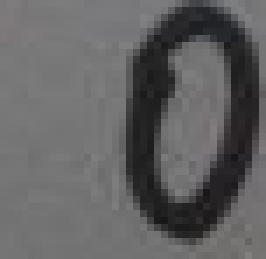
//> input picture img/0001.png, 38 x 37 px (shown 7 times larger)
$ ./main ../img/0001.png   (built with g++ and OpenCV 4)
//> lines starting //> are read from the running program, lines starting //| are printed output that depends on the picture; after the words box and inside, x2 and y2 are one past the last pixel; in counts of white or black regions, pixels touching at a corner belong together
/*
    TO RUN:
    cmake .
    make
    ./main args ...
*/

#include <iostream>
#include <vector>
#include <opencv2/highgui/highgui.hpp>
#include <opencv2/imgproc/imgproc.hpp>

#define SAVE_MID_IMG true
#define SHOW_MID_IMG false
#define DEBUG false


// cutSquare: returns a square used to strip the  boundery of image, according to cut rate.
// The sequence is stored in the specified memory storage.
void cutSquares(const cv::Mat& image, std::vector<std::vector<cv::Point> >& squares, double cutRate)
{
    std::vector<cv::Point> rect;

    double offset_x = cutRate * image.cols;
    double offset_y = cutRate * image.rows;
    double left =  offset_x;
    double right = image.cols - offset_x;
    double upper = offset_y;
    double lower = image.rows - offset_y;
    rect.push_back(cv::Point(  left, upper));
    rect.push_back(cv::Point(  right, upper));
    rect.push_back(cv::Point(  right, lower));
    rect.push_back(cv::Point(  left, lower));
    squares.push_back(rect);
}

// drawSquares: function draws all the green squares found in the image
void drawSquares( cv::Mat& image, const std::vector<std::vector<cv::Point> >& squares )
{
    for( size_t i = 0; i < squares.size(); i++ )
    {
        const cv::Point* p = &squares[i][0];
        int n = (int)squares[i].size();
        cv::polylines(image, &p, &n, 1, true, cv::Scalar(0,255,0), 2, CV_AA);
    }

    if (SHOW_MID_IMG) cv::imshow("drawSquares", image);
}

// drawSquares: function draws all the green squares found in the image
void drawPoints( cv::Mat& image, const std::vector<cv::Point> points, const int radius){
    for( size_t i = 0; i < points.size(); i++ )
    {
        cv::Point p =  points[i];
        int thickness = 1;
        int lineType=8;
        int shift=0;
        circle(image, p, radius, cv::Scalar(255,0,0), thickness,lineType, shift);
    }

    if (SHOW_MID_IMG) cv::imshow("drawPoints", image);
}

int main(int argc, char* argv[])
{
    // Load input image (colored, 3-channel)


    if(argc < 2){
        std::cout << "!CutEdge 去边工具：去除图像input_img_path的 cutRate\% 多余边，结果保存到指定目录save_img_path（请确保有目录存在）" << std::endl;
        std::cout << "!USAGE: ./main <input_img_path>  [save_img_path = output/result.tiff] [cutRate = 0.1]" << std::endl;
        return -1;
    }

    cv::string input_img_path = argv[1];
    double cutRate = 0.1;
    cv::string save_path = "output/result.tiff";


    if(argc>2){
        save_path = argv[2];
    }

    if(argc>3){
        double argv2 = atof(argv[3]);
        if (argv2 >0 && argv2 < 1){
            cutRate = argv2;
        }
    }


    cv::Mat input = cv::imread(input_img_path);
//> input is the input picture: 37 rows x 38 cols, CV_8UC3; mean B, G, R 98.2, 97.7, 98.1
    if (input.empty())
    {
        std::cout << "!!! failed imread(), check input img dir:" << input_img_path << std::endl;
        return -1;
    }

    if (DEBUG) std::cout << "* begin to cut image:" << input_img_path << " @w"<< input.cols <<"h" << input.rows <<" @cutRate:" << cutRate << std::endl;


    std::vector<std::vector<cv::Point> > squares;
    cutSquares(input, squares, cutRate);
//> in cutSquares, `squares.push_back(rect);`: squares = 1 contour; box (x1, y1, x2, y2) and area: (3, 3, 35, 34) 930

    // Draw all rectangular shapes found
    cv::Mat output = input.clone();
    drawSquares(output, squares);
//> the loop in drawSquares, `for( size_t i = 0; i < squares.size(); i++ )` made 1 pass
//> n on pass 1: 4
//> after the loop in drawSquares, `for( size_t i = 0; i < squares.size(); i++ )`:
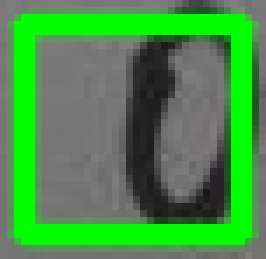
//> image: 37 rows x 38 cols, CV_8UC3 (shown 7 times larger); mean B, G, R 70.6, 145.6, 70.6
    if (SAVE_MID_IMG) cv::imwrite("mid_process/1_findsquare.png", output);

    // Crop the rectangular shape
    if (squares.size() == 1)
    {
        cv::Rect box = cv::boundingRect(cv::Mat(squares[0]));
//> box = Rect(3, 3, 32, 31)
        if (DEBUG) std::cout << "* The location of the box is x:" << box.x << " y:" << box.y << " " << box.width << "x" << box.height << std::endl;

        // Crop the original image to the defined ROI
        cv::Mat crop = input(box);
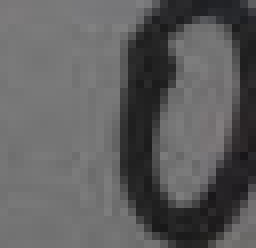
//> crop: 31 rows x 32 cols, CV_8UC3 (shown 8 times larger); mean B, G, R 94.2, 93.8, 94.1

        /* Anther simple way to get ROI: */
        // double offset_x = cutRate * input.cols;
        // double offset_y = cutRate * input.rows;
        // cv::Mat crop = input(cv::Range(offset_x, input.rows - offset_x),cv::Range(offset_y, input.cols - offset_y));

        if (SHOW_MID_IMG) cv::imshow("crop", crop);
        if (SAVE_MID_IMG) cv::imwrite("mid_process/7_cropped.tiff", crop);

        cv::imwrite(save_path, crop);
        if (DEBUG) std::cout<< "* save result:" << save_path << std::endl;
    }
    else
    {
        std::cout << "* ERROR , no or more than one square(s) found:" << squares.size() << std::endl;

    }

    return 0;
}

$ run again, on img/0003.png
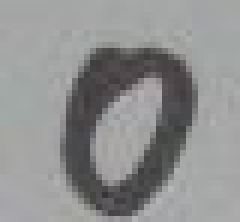
//> input picture img/0003.png, 40 x 37 px (shown 6 times larger)
//> input is the input picture: 37 rows x 40 cols, CV_8UC3; mean B, G, R 143.9, 144.1, 143.6
//> in cutSquares, `squares.push_back(rect);`: squares = 1 contour; box (x1, y1, x2, y2) and area: (4, 3, 37, 34) 960
//> the loop in drawSquares, `for( size_t i = 0; i < squares.size(); i++ )` made 1 pass
//> n on pass 1: 4
//> after the loop in drawSquares, `for( size_t i = 0; i < squares.size(); i++ )`:
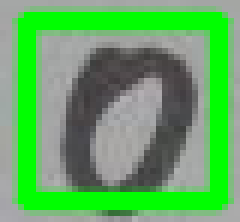
//> image: 37 rows x 40 cols, CV_8UC3 (shown 6 times larger); mean B, G, R 98.7, 171.5, 98.7
//> box = Rect(4, 3, 33, 31)
//> `cv::Mat crop = input(box);`:
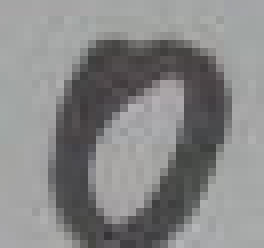
//> crop: 31 rows x 33 cols, CV_8UC3 (shown 8 times larger); mean B, G, R 135.2, 135.3, 135.2

$ run again, on img/0004.png
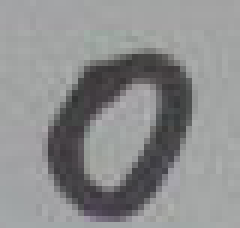
//> input picture img/0004.png, 40 x 38 px (shown 6 times larger)
//> input is the input picture: 38 rows x 40 cols, CV_8UC3; mean B, G, R 142.1, 141.7, 141
//> in cutSquares, `squares.push_back(rect);`: squares = 1 contour; box (x1, y1, x2, y2) and area: (4, 3, 37, 35) 992
//> the loop in drawSquares, `for( size_t i = 0; i < squares.size(); i++ )` made 1 pass
//> n on pass 1: 4
//> after the loop in drawSquares, `for( size_t i = 0; i < squares.size(); i++ )`:
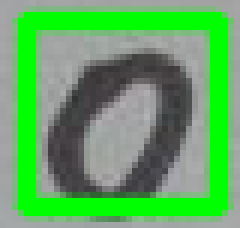
//> image: 38 rows x 40 cols, CV_8UC3 (shown 6 times larger); mean B, G, R 97.8, 169.6, 97
//> box = Rect(4, 3, 33, 32)
//> `cv::Mat crop = input(box);`:
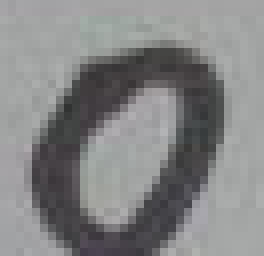
//> crop: 32 rows x 33 cols, CV_8UC3 (shown 8 times larger); mean B, G, R 133.1, 132.7, 132.2
